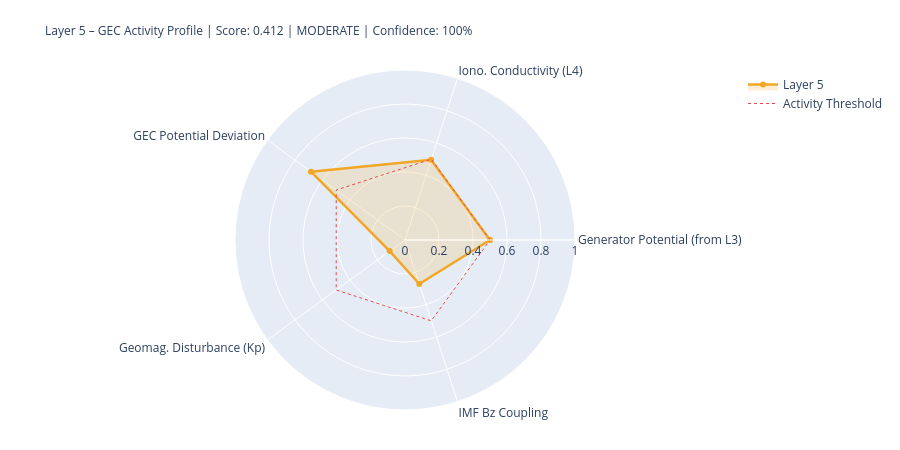

This figure's notebook cell:
### Markdown cell above
---
## 5. State Assessment & Handoff to Layer 6

### Code cell
# ============================================================
# LAYER-5-SCORE
# ============================================================

# Components
# 1) Generator activity (Layer-3-driven)
gen_score = norm(generator_strength, 0.3, 2.0)
gen_src   = 'from_layer3' if l3_thunder_score is not None else 'estimated'

# 2) Ionospheric conductivity (Layer-4-driven)
iono_score = norm(iono_cond_factor, 0.7, 1.4)
iono_src   = 'from_layer4' if l4_ioniz is not None else 'estimated'

# 3) GEC potential deviation from reference
pot_score = norm(abs(delta_V_pct), 0, 30)  # 0 = at reference, 1 = 30% deviation
pot_src   = 'derived'

# 4) Geomagnetic disturbance (Kp) – modulates vertical currents
kp_score = norm(kp_val, 0, 9)
kp_src   = 'primary' if kp_now is not None else 'from_layer4'

# 5) IMF Bz coupling (southward = stronger M-I coupling → GEC influence)
bz_score = norm(-(bz_now or 0), -5, 30) if bz_now is not None else None
bz_src   = 'primary' if bz_now is not None else 'missing'

COMPONENTS = {
    'Generator Potential (from L3)':  {'score': gen_score,   'source': 'derived_from_layer3', 'dynamic': True},
    'Iono. Conductivity (L4)':      {'score': iono_score,  'source': iono_src, 'dynamic': True},
    'GEC Potential Deviation':      {'score': pot_score,   'source': pot_src,  'dynamic': True},
    'Geomag. Disturbance (Kp)':         {'score': kp_score,    'source': kp_src,   'dynamic': True},
    'IMF Bz Coupling':               {'score': bz_score,    'source': bz_src,   'dynamic': True},
}

available   = {k: v['score'] for k, v in COMPONENTS.items() if v['score'] is not None}
unavailable = [k for k, v in COMPONENTS.items() if v['score'] is None]
layer5_score = round(sum(available.values()) / len(available), 4) if available else None
confidence   = round(len(available) / len(COMPONENTS), 2)
level = ('unknown' if layer5_score is None
         else 'quiet'   if layer5_score < 0.3
         else 'moderate' if layer5_score < 0.6
         else 'active')
dominant_l5 = max(available, key=available.get) if available else 'none'

# Kp consistency: separate 1-min raw value from score value
kp_1m_raw   = kp_now          # directly from API (can be 0.0 during live measurement)
kp_for_score = kp_val          # from Layer-0 context or estimated value if needed
kp_score_src = kp_src

W = 68
print('=' * W)
print('LAYER 5 – GLOBAL ELECTRIC CIRCUIT – STATE ASSESSMENT')
print('=' * W)
for name, comp in COMPONENTS.items():
    s = comp['score']
    if s is not None:
        bar = '█' * int(s*20) + '░' * (20-int(s*20))
        print(f'  {name:<34} {bar}  {s:.3f}  [{comp["source"]}]')
    else:
        print(f'  {name:<34} {"─"*20}  n/a   [missing]')
print('-' * W)
print(f'  Score:         {layer5_score:.3f}  ({len(available)}/{len(COMPONENTS)} components)')
print(f'  Confidence:    {confidence:.0%}')
print(f'  Level:         {level.upper()}')
print(f'  Dominant:      {dominant_l5}')
print(f'  V_iono:        {V_iono_mod:.1f} kV  (Δ {delta_V_pct:+.1f}% vs. Ref)')
print(f'  I_total:       {I_total_mod:.1f} A   (Δ {delta_I_pct:+.1f}% vs. Ref)')
print('=' * W)

# Radar
cats   = list(available.keys())
vals_r = list(available.values())
if len(cats) >= 3:
    fig = go.Figure()
    fig.add_trace(go.Scatterpolar(
        r=vals_r + [vals_r[0]], theta=cats + [cats[0]],
        fill='toself', fillcolor='rgba(242,166,35,0.18)',
        line=dict(color='#F2A623', width=2.5), name='Layer 5'
    ))
    fig.add_trace(go.Scatterpolar(
        r=[0.5]*(len(cats)+1), theta=cats+[cats[0]],
        line=dict(color='#E24B4A', dash='dot', width=1),
        mode='lines', name='Activity Threshold'
    ))
    fig.update_layout(
        title=dict(
            text=f'Layer 5 – GEC Activity Profile | Score: {layer5_score:.3f} | {level.upper()} | Confidence: {confidence:.0%}',
            font=dict(size=12)
        ),
        polar=dict(radialaxis=dict(visible=True, range=[0,1])),
        height=450, showlegend=True,
        margin=dict(l=80, r=80, t=70, b=40)
    )
    fig.show()

### Figure 1 — Plotly figure (JSON) as saved in the notebook; plotly's stock layout.template omitted (floating-point values rounded to 4 significant figures)
{"data": [{"fill": "toself", "fillcolor": "rgba(242,166,35,0.18)", "line": {"color": "#F2A623", "width": 2.5}, "name": "Layer 5", "r": [0.5, 0.4963, 0.6833, 0.1111, 0.272, 0.5], "theta": ["Generator Potential (from L3)", "Iono. Conductivity (L4)", "GEC Potential Deviation", "Geomag. Disturbance (Kp)", "IMF Bz Coupling", "Generator Potential (from L3)"], "type": "scatterpolar"}, {"line": {"color": "#E24B4A", "dash": "dot", "width": 1}, "mode": "lines", "name": "Activity Threshold", "r": [0.5, 0.5, 0.5, 0.5, 0.5, 0.5], "theta": ["Generator Potential (from L3)", "Iono. Conductivity (L4)", "GEC Potential Deviation", "Geomag. Disturbance (Kp)", "IMF Bz Coupling", "Generator Potential (from L3)"], "type": "scatterpolar"}], "layout": {"height": 450, "margin": {"b": 40, "l": 80, "r": 80, "t": 70}, "polar": {"radialaxis": {"range": [0, 1], "visible": true}}, "showlegend": true, "title": {"font": {"size": 12}, "text": "Layer 5 – GEC Activity Profile | Score: 0.412 | MODERATE | Confidence: 100%"}}}
